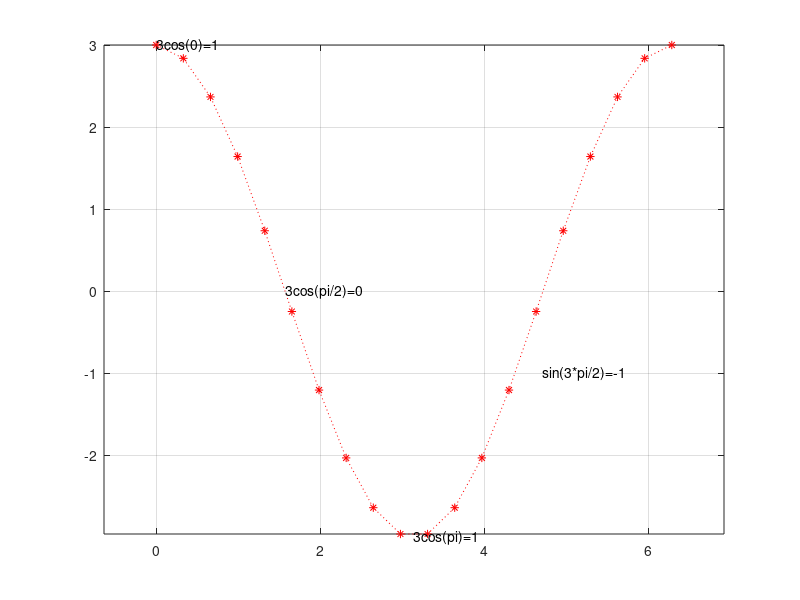

Source code (MATLAB):
% myPlot.m plots the function y(x)=sinx
% define vectors x and y
x = linspace(0,2*pi,20);
y = 3*cos(x);
% plot x versus y, using a blue line
plot(x,y,'*r:')
% add some text labels
text(0,3*cos(0),'3cos(0)=1')
text(pi/2,3*cos(pi/2),'3cos(pi/2)=0')
text(pi,3*cos(pi),'3cos(pi)=1')
text(3*pi/2,sin(3*pi/2),'sin(3*pi/2)=-1')
% what do you think the below commands do?
% try commenting them out (stick a % in front of the line)
% and see what changes when you run the code again
% or! look in help
axis equal
grid on
set(gcf,'color','white')